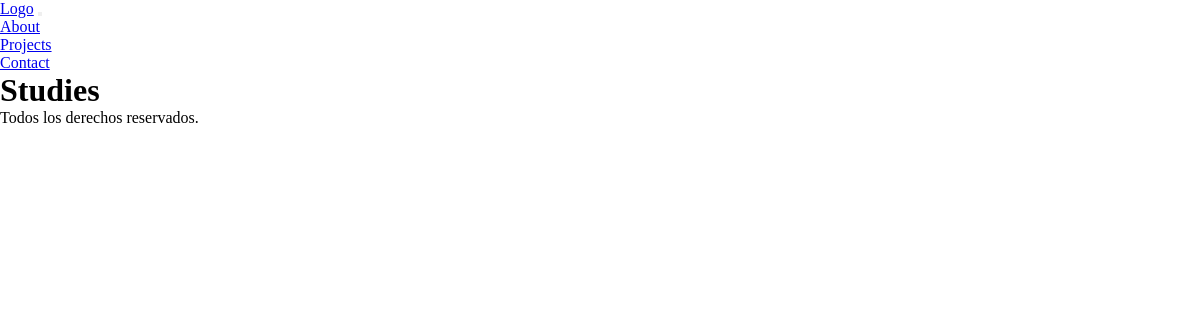
Page /extras/studies/ on the earlier database version.
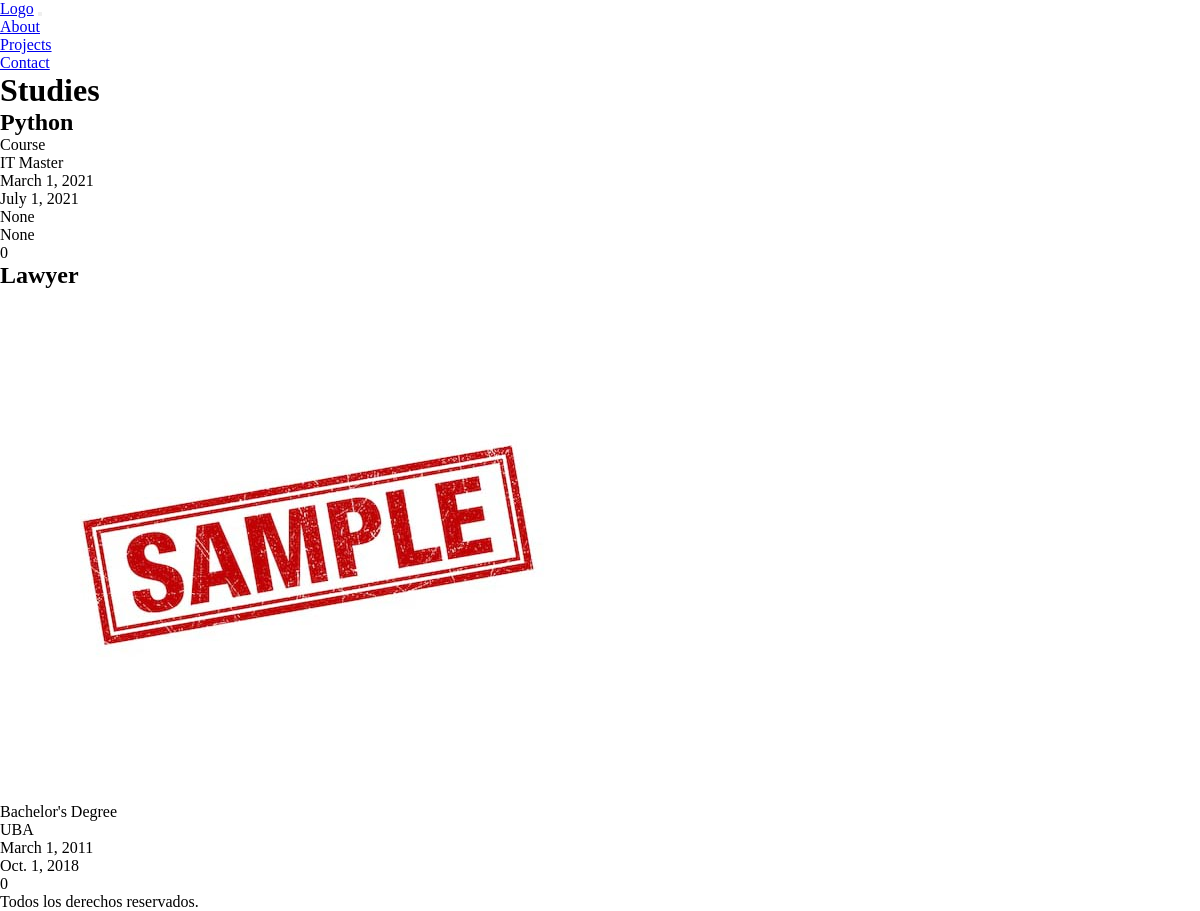
Same page on the later database version.
### Extra/models.py (models this page shows, shortened)
class Study(models.Model):
    name = models.CharField(max_length=100)
    type = models.CharField(max_length=100)
    institution = models.CharField(max_length=100)
    image = models.ImageField(null=True, blank=True,upload_to=f'study_images')
    description = models.TextField()
    from_date = models.DateField()
    to_date = models.DateField()
    institution_link = models.CharField(max_length=100,null=True, blank=True)
    certificate_link = models.CharField(max_length=100,null=True, blank=True)
    validations = models.IntegerField(default=0)

### Extra/views.py (the view)
# urls.py: path('studies/', views.get_all_studies, name='all_studies'),
def get_all_studies(request):
    studies = Study.objects.all()
    context = {
        'studies': studies,
    }
    return render(request, 'pages/Extra/all_studies.html', context)

### templates/pages/Extra/all_studies.html (shortened to what this page needs)
{% extends 'base.html' %}
{% load static %}
{% block content %}
<h1>Studies</h1>
{% for study in studies %}
        <div>
            <h2>{{study.name}}</h2>
            {% if study.image %}
                <img src="{{study.image.url}}" alt="{{study.institution}}" srcset="">
            {% endif %}
            <p>{{study.type}}</p>
            <p>{{study.institution}}</p>
            <p>{{study.from_date}}</p>
            <p>{{study.to_date}}</p>
            <p>{{study.institution_link}}</p>
            <p>{{study.certificate_link}}</p>
            <p>{{study.validations}}</p>
        </div>
{% endfor %}
{% endblock %}

### templates/base.html (shortened to what this page needs)
{% load static %}
<!DOCTYPE html>
<html lang="en">
<head>
    <link rel="stylesheet" href="{% static 'css/styles.css' %}">
</head>
<body>
    {% include 'components/navbar.html' %}
    {% block content %}
    {% endblock %}
    {% include 'components/footer.html' %}
</body>
</html>

### templates/components/navbar.html (shortened to what this page needs)
<nav class="navbar">
    <div class="container">
      <a class="navbar-logo" href="{% url 'home' %}">Logo</a>
      <button class="navbar-toggler" type="button">
      </button>
      <div class="collapse navbar-collapse" id="navbarNav">
        <ul class="navbar-nav">
          <li class="nav-item">
            <a class="nav-link active" href="{% url 'about' %}">About</a>
          </li>
          <li class="nav-item">
            <a class="nav-link" href="{% url 'all_posts' %}">Projects</a>
          </li>
          <li class="nav-item">
            <a class="nav-link" href="{% url 'contact' %}">Contact</a>
          </li>
        </ul>
      </div>
    </div>
  </nav>

### templates/components/footer.html
<footer>
    <p>Todos los derechos reservados.</p>
</footer>

### static/css/styles.css (style rules this page uses)
* { margin: 0; padding: 0; box-sizing: border-box; }

Differences in the rows shown:
added Study: name "Python", type "Course", institution "IT Master", from_date "March 1, 2021", to_date "July 1, 2021", institution_link "None", certificate_link "None", validations "0"
added Study: name "Lawyer", image (picture), type "Bachelor's Degree", institution "UBA", from_date "March 1, 2011", to_date "Oct. 1, 2018", validations "0"
